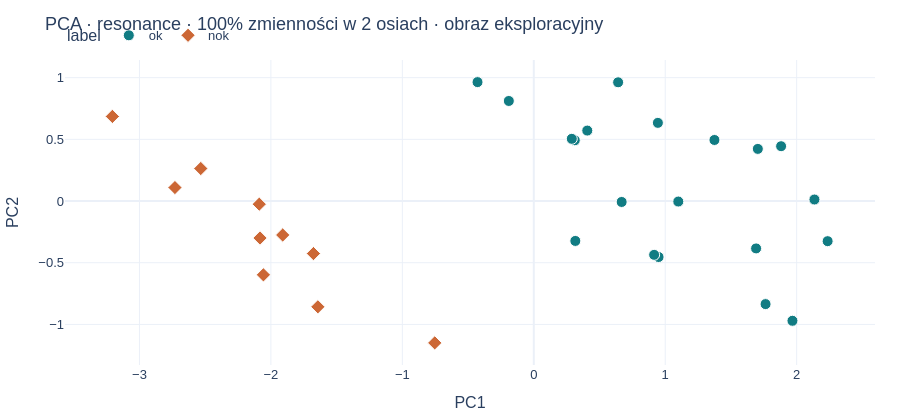
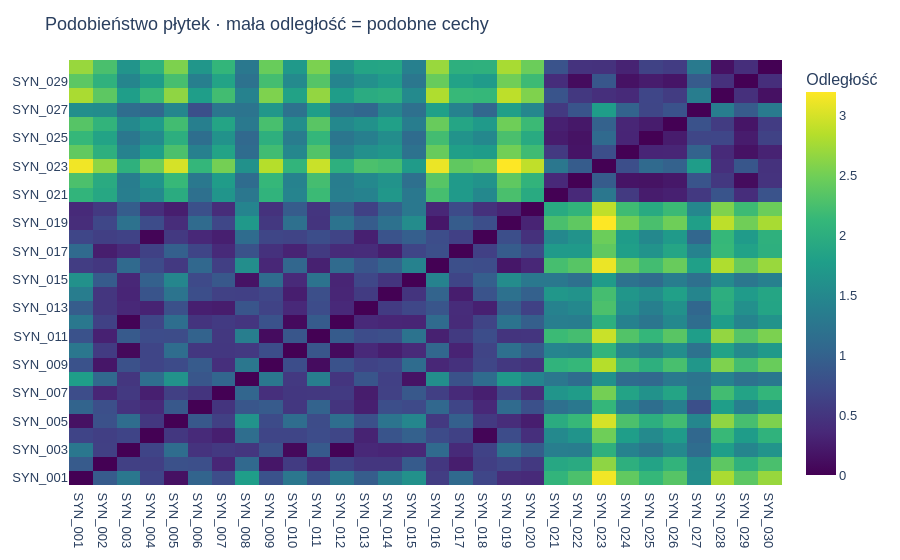

These figures' notebook cell, in order:
### Markdown cell above
## Co oznaczają cechy?
**resonance:** tylko dominujący pik, centroid i czas zaniku — zacznij od małej liczby cech. **physics:** szerszy zestaw 15 cech, w tym pasma i płaskość. **mfcc:** zwięzły opis barwy. **mel:** kształt widma w 40 pasmach.

`decay10_s` to czas zejścia obwiedni o 10 dB w wybranym oknie, nie laboratoryjny pomiar tłumienia. Zmienny hałas i ucięty ogon mogą go zepsuć.

### Code cell
from pinglab.plots import embedding_map,distance_map
from pinglab.learning import plate_table,evaluate,anomaly_table,permutation_check
table,columns = plate_table(events,FAMILY)
display(table[['plate_id','label','n_hits','session_id']].head())
if len(table)>=3:
    display(embedding_map(events,FAMILY)[0])
    display(distance_map(events,FAMILY))

### Figure 1 — Plotly figure (JSON) as saved in the notebook; plotly's stock layout.template omitted (floating-point values rounded to 4 significant figures)
{"data": [{"customdata": [[3, "S1"], [3, "S2"], [3, "S3"], [3, "S1"], [3, "S2"], [3, "S3"], [3, "S1"], [3, "S2"], [3, "S3"], [3, "S1"], [3, "S2"], [3, "S3"], [3, "S1"], [3, "S2"], [3, "S3"], [3, "S1"], [3, "S2"], [3, "S3"], [3, "S1"], [3, "S2"]], "hovertemplate": "<b>%{hovertext}</b><br><br>label=ok<br>PC1=%{x}<br>PC2=%{y}<br>n_hits=%{customdata[0]}<br>session_id=%{customdata[1]}<extra></extra>", "hovertext": ["SYN_001", "SYN_002", "SYN_003", "SYN_004", "SYN_005", "SYN_006", "SYN_007", "SYN_008", "SYN_009", "SYN_010", "SYN_011", "SYN_012", "SYN_013", "SYN_014", "SYN_015", "SYN_016", "SYN_017", "SYN_018", "SYN_019", "SYN_020"], "legendgroup": "ok", "marker": {"color": "#117c83", "line": {"color": "white", "width": 1}, "size": 11, "symbol": "circle"}, "mode": "markers", "name": "ok", "orientation": "v", "showlegend": true, "type": "scatter", "x": [1.968, 1.374, 0.3117, 0.9494, 1.763, 0.3161, 1.099, -0.428, 1.705, 0.407, 1.882, 0.2893, 0.6686, 0.6417, -0.1898, 2.135, 0.9443, 0.9156, 2.236, 1.691], "xaxis": "x", "y": [-0.9706, 0.4948, 0.4925, -0.4538, -0.8355, -0.3233, -0.004049, 0.9638, 0.4226, 0.5711, 0.4444, 0.5042, -0.007611, 0.9626, 0.8111, 0.01246, 0.6335, -0.4361, -0.3252, -0.384], "yaxis": "y"}, {"customdata": [[3, "S3"], [3, "S1"], [3, "S2"], [3, "S3"], [3, "S1"], [3, "S2"], [3, "S3"], [3, "S1"], [3, "S2"], [3, "S3"]], "hovertemplate": "<b>%{hovertext}</b><br><br>label=nok<br>PC1=%{x}<br>PC2=%{y}<br>n_hits=%{customdata[0]}<br>session_id=%{customdata[1]}<extra></extra>", "hovertext": ["SYN_021", "SYN_022", "SYN_023", "SYN_024", "SYN_025", "SYN_026", "SYN_027", "SYN_028", "SYN_029", "SYN_030"], "legendgroup": "nok", "marker": {"color": "#cc6735", "line": {"color": "white", "width": 1}, "size": 11, "symbol": "diamond"}, "mode": "markers", "name": "nok", "orientation": "v", "showlegend": true, "type": "scatter", "x": [-1.643, -1.91, -3.206, -2.088, -1.676, -2.057, -0.7535, -2.73, -2.083, -2.533], "xaxis": "x", "y": [-0.8573, -0.2754, 0.6858, -0.02542, -0.4258, -0.5983, -1.15, 0.1093, -0.2996, 0.2636], "yaxis": "y"}], "layout": {"colorway": ["#117c83", "#cc6735", "#6555a4", "#667788"], "font": {"family": "Arial, sans-serif", "size": 13}, "height": 420, "legend": {"orientation": "h", "title": {"text": "label"}, "tracegroupgap": 0, "x": 0, "y": 1.13}, "margin": {"b": 50, "l": 60, "r": 25, "t": 60}, "title": {"text": "PCA · resonance · 100% zmienności w 2 osiach · obraz eksploracyjny"}, "xaxis": {"anchor": "y", "domain": [0, 1], "title": {"text": "PC1"}}, "yaxis": {"anchor": "x", "domain": [0, 1], "title": {"text": "PC2"}}}}

### Figure 2 — Plotly figure (JSON) as saved in the notebook; plotly's stock layout.template omitted (floating-point values rounded to 4 significant figures; data arrays with more than 128 entries replaced by an {"elided": "..."} marker saying what was removed)
{"data": [{"colorbar": {"title": {"text": "Odległość"}}, "colorscale": [[0, "#440154"], [0.1111, "#482878"], [0.2222, "#3e4989"], [0.3333, "#31688e"], [0.4444, "#26828e"], [0.5556, "#1f9e89"], [0.6667, "#35b779"], [0.7778, "#6ece58"], [0.8889, "#b5de2b"], [1, "#fde725"]], "type": "heatmap", "x": ["SYN_001", "SYN_002", "SYN_003", "SYN_004", "SYN_005", "SYN_006", "SYN_007", "SYN_008", "SYN_009", "SYN_010", "SYN_011", "SYN_012", "SYN_013", "SYN_014", "SYN_015", "SYN_016", "SYN_017", "SYN_018", "SYN_019", "SYN_020", "SYN_021", "SYN_022", "SYN_023", "SYN_024", "SYN_025", "SYN_026", "SYN_027", "SYN_028", "SYN_029", "SYN_030"], "y": ["SYN_001", "SYN_002", "SYN_003", "SYN_004", "SYN_005", "SYN_006", "SYN_007", "SYN_008", "SYN_009", "SYN_010", "SYN_011", "SYN_012", "SYN_013", "SYN_014", "SYN_015", "SYN_016", "SYN_017", "SYN_018", "SYN_019", "SYN_020", "SYN_021", "SYN_022", "SYN_023", "SYN_024", "SYN_025", "SYN_026", "SYN_027", "SYN_028", "SYN_029", "SYN_030"], "z": {"elided": "30x30 float values"}}], "layout": {"colorway": ["#117c83", "#cc6735", "#6555a4", "#667788"], "font": {"family": "Arial, sans-serif", "size": 13}, "height": 560, "legend": {"orientation": "h", "x": 0, "y": 1.13}, "margin": {"b": 50, "l": 60, "r": 25, "t": 60}, "title": {"text": "Podobieństwo płytek · mała odległość = podobne cechy"}}}
